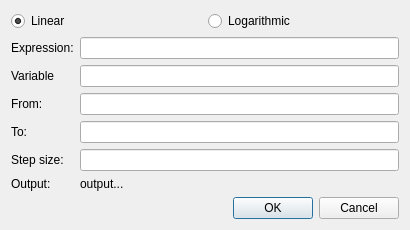
<?xml version="1.0" encoding="UTF-8"?>
<ui version="4.0">
 <class>PlotDialog</class>
 <widget class="QDialog" name="PlotDialog">
  <property name="geometry">
   <rect>
    <x>0</x>
    <y>0</y>
    <width>410</width>
    <height>208</height>
   </rect>
  </property>
  <property name="windowTitle">
   <string>Plot...</string>
  </property>
  <layout class="QGridLayout" name="gridLayout">
   <item row="8" column="0">
    <widget class="QLabel" name="stepLabel">
     <property name="text">
      <string>Step size:</string>
     </property>
    </widget>
   </item>
   <item row="6" column="1">
    <widget class="QLineEdit" name="stopEdit"/>
   </item>
   <item row="5" column="1">
    <widget class="QLineEdit" name="startEdit"/>
   </item>
   <item row="11" column="0" colspan="2">
    <widget class="QDialogButtonBox" name="buttonBox">
     <property name="orientation">
      <enum>Qt::Horizontal</enum>
     </property>
     <property name="standardButtons">
      <set>QDialogButtonBox::Cancel|QDialogButtonBox::Ok</set>
     </property>
    </widget>
   </item>
   <item row="9" column="0">
    <widget class="QLabel" name="label1">
     <property name="text">
      <string>Output:</string>
     </property>
    </widget>
   </item>
   <item row="5" column="0">
    <widget class="QLabel" name="label">
     <property name="text">
      <string>From:</string>
     </property>
    </widget>
   </item>
   <item row="0" column="0" colspan="2">
    <layout class="QHBoxLayout" name="horizontalLayout_4">
     <item>
      <widget class="QRadioButton" name="linearRadio">
       <property name="text">
        <string>Linear</string>
       </property>
       <property name="checked">
        <bool>true</bool>
       </property>
      </widget>
     </item>
     <item>
      <widget class="QRadioButton" name="logRadio">
       <property name="text">
        <string>Logarithmic</string>
       </property>
      </widget>
     </item>
    </layout>
   </item>
   <item row="2" column="1">
    <widget class="QLineEdit" name="variableEdit"/>
   </item>
   <item row="8" column="1">
    <widget class="QLineEdit" name="stepEdit"/>
   </item>
   <item row="6" column="0">
    <widget class="QLabel" name="label_2">
     <property name="text">
      <string>To:</string>
     </property>
    </widget>
   </item>
   <item row="2" column="0">
    <widget class="QLabel" name="label_3">
     <property name="text">
      <string>Variable</string>
     </property>
    </widget>
   </item>
   <item row="9" column="1">
    <widget class="QLabel" name="outputLabel">
     <property name="text">
      <string>output...</string>
     </property>
    </widget>
   </item>
   <item row="1" column="1">
    <widget class="QLineEdit" name="expressionEdit"/>
   </item>
   <item row="1" column="0">
    <widget class="QLabel" name="label_4">
     <property name="text">
      <string>Expression:</string>
     </property>
    </widget>
   </item>
  </layout>
 </widget>
 <tabstops>
  <tabstop>linearRadio</tabstop>
  <tabstop>logRadio</tabstop>
  <tabstop>expressionEdit</tabstop>
  <tabstop>variableEdit</tabstop>
  <tabstop>startEdit</tabstop>
  <tabstop>stopEdit</tabstop>
  <tabstop>stepEdit</tabstop>
  <tabstop>buttonBox</tabstop>
 </tabstops>
 <resources/>
 <connections>
  <connection>
   <sender>buttonBox</sender>
   <signal>accepted()</signal>
   <receiver>PlotDialog</receiver>
   <slot>accept()</slot>
   <hints>
    <hint type="sourcelabel">
     <x>248</x>
     <y>254</y>
    </hint>
    <hint type="destinationlabel">
     <x>157</x>
     <y>274</y>
    </hint>
   </hints>
  </connection>
  <connection>
   <sender>buttonBox</sender>
   <signal>rejected()</signal>
   <receiver>PlotDialog</receiver>
   <slot>reject()</slot>
   <hints>
    <hint type="sourcelabel">
     <x>316</x>
     <y>260</y>
    </hint>
    <hint type="destinationlabel">
     <x>286</x>
     <y>274</y>
    </hint>
   </hints>
  </connection>
 </connections>
</ui>
